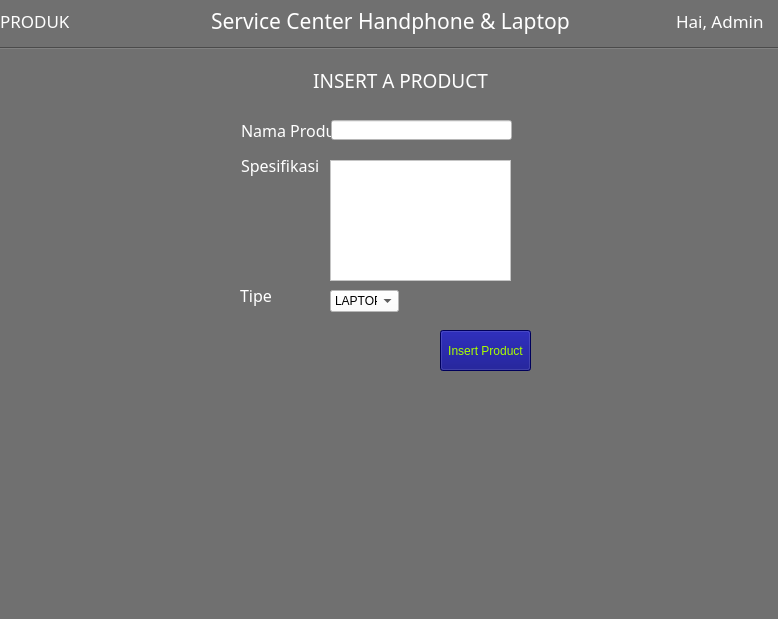
<?xml version="1.0" encoding="UTF-8"?>
<ui version="4.0">
 <class>Insert_product</class>
 <widget class="QMainWindow" name="Insert_product">
  <property name="geometry">
   <rect>
    <x>0</x>
    <y>0</y>
    <width>778</width>
    <height>619</height>
   </rect>
  </property>
  <property name="windowTitle">
   <string>MainWindow</string>
  </property>
  <property name="styleSheet">
   <string notr="true">background-color: rgb(112, 112, 112);</string>
  </property>
  <widget class="QWidget" name="centralwidget">
   <widget class="Line" name="line">
    <property name="geometry">
     <rect>
      <x>0</x>
      <y>40</y>
      <width>781</width>
      <height>16</height>
     </rect>
    </property>
    <property name="sizePolicy">
     <sizepolicy hsizetype="Fixed" vsizetype="Fixed">
      <horstretch>0</horstretch>
      <verstretch>0</verstretch>
     </sizepolicy>
    </property>
    <property name="minimumSize">
     <size>
      <width>781</width>
      <height>0</height>
     </size>
    </property>
    <property name="maximumSize">
     <size>
      <width>781</width>
      <height>16777215</height>
     </size>
    </property>
    <property name="font">
     <font>
      <pointsize>-1</pointsize>
     </font>
    </property>
    <property name="whatsThis">
     <string>&lt;html&gt;&lt;head/&gt;&lt;body&gt;&lt;p&gt;s&lt;/p&gt;&lt;/body&gt;&lt;/html&gt;</string>
    </property>
    <property name="styleSheet">
     <string notr="true">  padding: 15px 25px;
  font-size: 15px;
  text-align: center;
  cursor: pointer;
  outline: none;
color: rgb(60, 1, 255);
  background-color: rgb(0, 255, 238);
  border: none;
  border-radius: 15px;
  box-shadow: 0 9px #999;
hover{color:red}</string>
    </property>
    <property name="lineWidth">
     <number>1</number>
    </property>
    <property name="orientation">
     <enum>Qt::Horizontal</enum>
    </property>
   </widget>
   <widget class="QWidget" name="layoutWidget">
    <property name="geometry">
     <rect>
      <x>0</x>
      <y>0</y>
      <width>780</width>
      <height>42</height>
     </rect>
    </property>
    <layout class="QHBoxLayout" name="horizontalLayout_3">
     <item>
      <widget class="QLabel" name="label_7">
       <property name="font">
        <font>
         <family>Lucida Calligraphy</family>
         <pointsize>13</pointsize>
        </font>
       </property>
       <property name="styleSheet">
        <string notr="true">color: rgb(255, 255, 255);</string>
       </property>
       <property name="text">
        <string>PRODUK</string>
       </property>
      </widget>
     </item>
     <item>
      <spacer name="horizontalSpacer_5">
       <property name="orientation">
        <enum>Qt::Horizontal</enum>
       </property>
       <property name="sizeType">
        <enum>QSizePolicy::Fixed</enum>
       </property>
       <property name="sizeHint" stdset="0">
        <size>
         <width>100</width>
         <height>20</height>
        </size>
       </property>
      </spacer>
     </item>
     <item>
      <widget class="QLabel" name="label_8">
       <property name="font">
        <font>
         <family>Imprint MT Shadow</family>
         <pointsize>16</pointsize>
        </font>
       </property>
       <property name="styleSheet">
        <string notr="true">color: rgb(255, 255, 255);</string>
       </property>
       <property name="text">
        <string>Service Center Handphone &amp; Laptop</string>
       </property>
      </widget>
     </item>
     <item>
      <spacer name="horizontalSpacer_6">
       <property name="orientation">
        <enum>Qt::Horizontal</enum>
       </property>
       <property name="sizeType">
        <enum>QSizePolicy::Minimum</enum>
       </property>
       <property name="sizeHint" stdset="0">
        <size>
         <width>100</width>
         <height>20</height>
        </size>
       </property>
      </spacer>
     </item>
     <item>
      <widget class="QLabel" name="label_9">
       <property name="font">
        <font>
         <family>Lucida Calligraphy</family>
         <pointsize>13</pointsize>
        </font>
       </property>
       <property name="styleSheet">
        <string notr="true">color: rgb(255, 255, 255);</string>
       </property>
       <property name="text">
        <string>Hai, Admin</string>
       </property>
      </widget>
     </item>
    </layout>
   </widget>
   <widget class="QWidget" name="verticalLayoutWidget">
    <property name="geometry">
     <rect>
      <x>0</x>
      <y>60</y>
      <width>801</width>
      <height>41</height>
     </rect>
    </property>
    <layout class="QVBoxLayout" name="verticalLayout">
     <item>
      <widget class="QLabel" name="label_10">
       <property name="font">
        <font>
         <family>Imprint MT Shadow</family>
         <pointsize>14</pointsize>
        </font>
       </property>
       <property name="styleSheet">
        <string notr="true">color: rgb(255, 255, 255);</string>
       </property>
       <property name="text">
        <string>INSERT A PRODUCT</string>
       </property>
       <property name="alignment">
        <set>Qt::AlignCenter</set>
       </property>
      </widget>
     </item>
    </layout>
   </widget>
   <widget class="QLabel" name="label_11">
    <property name="geometry">
     <rect>
      <x>240</x>
      <y>280</y>
      <width>61</width>
      <height>31</height>
     </rect>
    </property>
    <property name="font">
     <font>
      <family>Iskoola Pota</family>
      <pointsize>12</pointsize>
     </font>
    </property>
    <property name="styleSheet">
     <string notr="true">color: rgb(255, 255, 255);</string>
    </property>
    <property name="text">
     <string>Tipe</string>
    </property>
   </widget>
   <widget class="QLabel" name="label_13">
    <property name="geometry">
     <rect>
      <x>241</x>
      <y>150</y>
      <width>81</width>
      <height>31</height>
     </rect>
    </property>
    <property name="font">
     <font>
      <family>Iskoola Pota</family>
      <pointsize>12</pointsize>
     </font>
    </property>
    <property name="styleSheet">
     <string notr="true">color: rgb(255, 255, 255);</string>
    </property>
    <property name="text">
     <string>Spesifikasi</string>
    </property>
   </widget>
   <widget class="QLabel" name="label_14">
    <property name="geometry">
     <rect>
      <x>241</x>
      <y>120</y>
      <width>101</width>
      <height>21</height>
     </rect>
    </property>
    <property name="font">
     <font>
      <family>Iskoola Pota</family>
      <pointsize>12</pointsize>
     </font>
    </property>
    <property name="styleSheet">
     <string notr="true">color: rgb(255, 255, 255);</string>
    </property>
    <property name="text">
     <string>Nama Produk</string>
    </property>
   </widget>
   <widget class="QPushButton" name="btn_insert">
    <property name="geometry">
     <rect>
      <x>440</x>
      <y>330</y>
      <width>91</width>
      <height>41</height>
     </rect>
    </property>
    <property name="styleSheet">
     <string notr="true">background-color: rgb(0, 0, 127);
color: rgb(170, 255, 0);</string>
    </property>
    <property name="text">
     <string>Insert Product</string>
    </property>
   </widget>
   <widget class="QLineEdit" name="lineEdit_nama">
    <property name="geometry">
     <rect>
      <x>331</x>
      <y>120</y>
      <width>181</width>
      <height>20</height>
     </rect>
    </property>
    <property name="styleSheet">
     <string notr="true">background-color: rgb(255, 255, 255);</string>
    </property>
   </widget>
   <widget class="QWidget" name="horizontalLayoutWidget">
    <property name="geometry">
     <rect>
      <x>230</x>
      <y>410</y>
      <width>301</width>
      <height>111</height>
     </rect>
    </property>
    <layout class="QHBoxLayout" name="horizontalLayout_4">
     <item>
      <widget class="QLabel" name="berhasil">
       <property name="font">
        <font>
         <family>Imprint MT Shadow</family>
         <pointsize>15</pointsize>
        </font>
       </property>
       <property name="styleSheet">
        <string notr="true">color: rgb(255, 255, 255);</string>
       </property>
       <property name="text">
        <string/>
       </property>
       <property name="alignment">
        <set>Qt::AlignCenter</set>
       </property>
      </widget>
     </item>
    </layout>
   </widget>
   <widget class="QPlainTextEdit" name="plainTextEdit">
    <property name="geometry">
     <rect>
      <x>330</x>
      <y>160</y>
      <width>181</width>
      <height>121</height>
     </rect>
    </property>
    <property name="styleSheet">
     <string notr="true">background-color: rgb(255, 255, 255);</string>
    </property>
   </widget>
   <widget class="QComboBox" name="comboBox">
    <property name="geometry">
     <rect>
      <x>330</x>
      <y>290</y>
      <width>69</width>
      <height>22</height>
     </rect>
    </property>
    <property name="styleSheet">
     <string notr="true">background-color: rgb(255, 255, 255);</string>
    </property>
    <item>
     <property name="text">
      <string>LAPTOP</string>
     </property>
    </item>
    <item>
     <property name="text">
      <string>HANDPHONE</string>
     </property>
    </item>
    <item>
     <property name="text">
      <string>TABLET</string>
     </property>
    </item>
    <item>
     <property name="text">
      <string>PC</string>
     </property>
    </item>
   </widget>
  </widget>
  <widget class="QMenuBar" name="menubar">
   <property name="geometry">
    <rect>
     <x>0</x>
     <y>0</y>
     <width>778</width>
     <height>21</height>
    </rect>
   </property>
  </widget>
  <widget class="QStatusBar" name="statusbar"/>
 </widget>
 <resources/>
 <connections/>
</ui>
